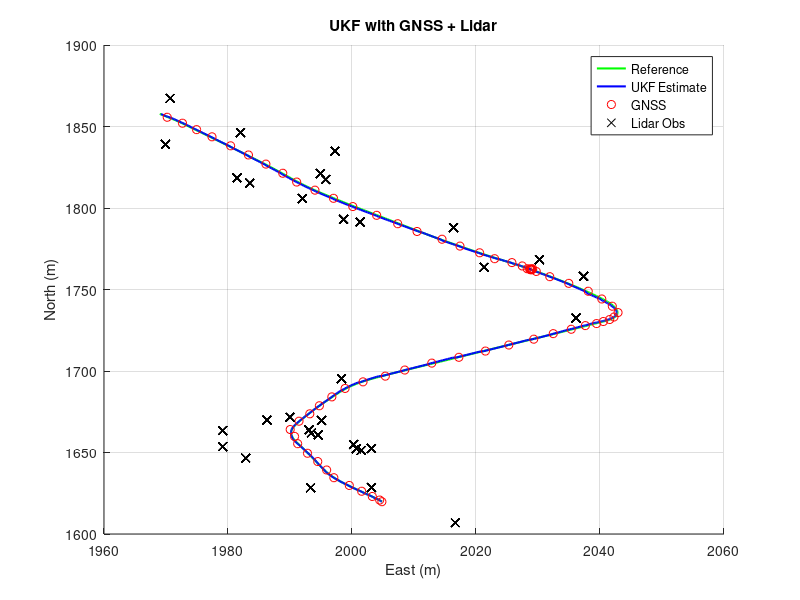

Recreate this plot in MATLAB.


function ukf3()
% ukf3 - UKF with GNSS and Lidar, fully in one function file.
%
% Usage:
 
 
    clc; close all;
    
    pkg load statistics;
    %----------------------------------------------------------------------
    %
    %----------------------------------------------------------------------
    load('data.mat');
    
    %----------------------------------------------------------------------
    % State: x = [px, py, heading, v, omega]
    x = [gnss(1).x; ...
         gnss(1).y; ...
         gnss(1).heading; ...
         v(1); ...
         omega(1)];
 
    % Initial covariance
    P = diag([0.5, 0.5, 0.1, 0.1, 0.1]);
    n = length(x);  % dimension
 
    % Noise
    Q       = diag([0.01, 0.01, 0.001, 0.01, 0.001]);  % Process noise
    R_gnss  = diag([0.2, 0.2, 0.01]);                 % GNSS [x, y, heading]
    R_lidar = diag([0.2, 0.2]);                       % Lidar [range, bearing]
 
    dt = mean(diff(t)); % time step
 
    % Unscented parameters
    alpha  = 1e-3;
    beta   = 2;
    kappa  = 0;
    lambda = alpha^2*(n + kappa) - n;
    w0     = lambda/(n + lambda);  % center weight
 
    % Arrays for storing results
    ukf_estimates = zeros(length(t), n);
    ukf_estimates(1,:) = x';
 
   
    lidar_observations = [];
 
    %----------------------------------------------------------------------
    
    %----------------------------------------------------------------------
    for k_idx = 2:length(t)
        %------------------------------------------------------
        % 3.1 PREDICTION
        %------------------------------------------------------
        P = fixCovariance(P);  % ensure positivity
 
        % Generate sigma points
        [sigma_points, wPts, nPts] = SigmaPoints_cholesky(x, P, w0);
 
        % Propagate each sigma point
        x_i_pred = zeros(size(sigma_points));
        for i = 1:nPts
            Xi = sigma_points(:, i);
 
            px_next      = Xi(1) + Xi(4)*dt*cos(Xi(3));
            py_next      = Xi(2) + Xi(4)*dt*sin(Xi(3));
            heading_next = Xi(3) + Xi(5)*dt;
            v_next       = v(k_idx);      % overwrite with measurement
            omega_next   = omega(k_idx);  % overwrite
 
            x_i_pred(:, i) = [px_next; py_next; heading_next; v_next; omega_next];
        end
 
        % Predicted mean
        x_pred = zeros(n,1);
        for i = 1:nPts
            x_pred = x_pred + wPts(i)*x_i_pred(:, i);
        end
 
        % Predicted covariance
        P_pred = Q;
        for i = 1:nPts
            diff_i = x_i_pred(:, i) - x_pred;
            P_pred = P_pred + wPts(i)*(diff_i*diff_i');
        end
 
        P_pred = fixCovariance(P_pred);
 
        % Update state/cov for next steps
        x = x_pred;
        P = P_pred;
 
        %------------------------------------------------------
        % 3.2 GNSS UPDATE
        %------------------------------------------------------
        if ~isnan(gnss(k_idx).x)
            % z_gnss = [x; y; heading]
            z_gnss = [gnss(k_idx).x; gnss(k_idx).y; gnss(k_idx).heading];
 
            % Sigma points in measurement space
            z_sigma_gnss = x_i_pred(1:3, :);
 
            % Predicted measurement mean
            z_pred_gnss = zeros(3,1);
            for i = 1:nPts
                z_pred_gnss = z_pred_gnss + wPts(i)*z_sigma_gnss(:, i);
            end
 
            % Covariance + cross-cov
            S_gnss = R_gnss;
            T_gnss = zeros(n,3);
 
            for i = 1:nPts
                z_diff = z_sigma_gnss(:, i) - z_pred_gnss;
                x_diff = x_i_pred(:, i)      - x_pred;
                S_gnss = S_gnss + wPts(i)*(z_diff*z_diff');
                T_gnss = T_gnss + wPts(i)*(x_diff*z_diff');
            end
 
            % Kalman gain
            K_gnss = T_gnss / S_gnss;
 
            % Update
            x_pred = x_pred + K_gnss*(z_gnss - z_pred_gnss);
            P_pred = P_pred - K_gnss*S_gnss*K_gnss';
 
            P_pred = fixCovariance(P_pred);
 
            % Overwrite
            x = x_pred;
            P = P_pred;
        end
 
        %------------------------------------------------------
        % 3.3 Lidar UPDATE
        %------------------------------------------------------
        if ~isempty(obs(k_idx).x_map)
            n_landmarks = length(obs(k_idx).x_map);
            dim_z = 2*n_landmarks;
 
            % Build measurement sigma points
            z_sigma_lidar = zeros(dim_z, nPts);
            for i_sp = 1:nPts
                Xi = x_i_pred(:, i_sp);
                z_loc = zeros(dim_z,1);
 
                for L = 1:n_landmarks
                    dx = obs(k_idx).x_map(L) - Xi(1);
                    dy = obs(k_idx).y_map(L) - Xi(2);
                    r       = sqrt(dx^2 + dy^2);
                    bearing = atan2(dy, dx) - Xi(3);
 
                    row = 2*(L-1)+1;
                    z_loc(row)   = r;
                    z_loc(row+1) = bearing;
                end
                z_sigma_lidar(:, i_sp) = z_loc;
            end
 
            % Predicted measurement mean
            z_pred_lidar = zeros(dim_z,1);
            for i_sp = 1:nPts
                z_pred_lidar = z_pred_lidar + wPts(i_sp)*z_sigma_lidar(:, i_sp);
            end
 
            % Actual Lidar measurement from x_pred
            z_lidar = zeros(dim_z,1);
            for L = 1:n_landmarks
                dx = obs(k_idx).x_map(L) - x_pred(1);
                dy = obs(k_idx).y_map(L) - x_pred(2);
                r_meas = sqrt(dx^2 + dy^2);
                bearing_meas = atan2(dy, dx) - x_pred(3);
 
                row = 2*(L-1)+1;
                z_lidar(row)   = r_meas;
                z_lidar(row+1) = bearing_meas;
            end
 
            % Covariance + cross-cov
            R_lidar_full = kron(eye(n_landmarks), R_lidar);
            S_lidar = R_lidar_full;
            T_lidar = zeros(n, dim_z);
 
            for i_sp = 1:nPts
                z_diff = z_sigma_lidar(:, i_sp) - z_pred_lidar;
                x_diff = x_i_pred(:, i_sp) - x_pred;
                S_lidar = S_lidar + wPts(i_sp)*(z_diff*z_diff');
                T_lidar = T_lidar + wPts(i_sp)*(x_diff*z_diff');
            end
 
            % Gain
            K_lidar = T_lidar / S_lidar;
 
            % Update
            x_pred = x_pred + K_lidar*(z_lidar - z_pred_lidar);
            P_pred = P_pred - K_lidar*S_lidar*K_lidar';
 
            P_pred = fixCovariance(P_pred);
 
            x = x_pred;
            P = P_pred;
 
            %  store Lidar points for plotting
            for L = 1:n_landmarks
                row = 2*(L-1)+1;
                rr = z_lidar(row);
                br = z_lidar(row+1);
 
                obs_x = x_pred(1) + rr*cos(x_pred(3) + br);
                obs_y = x_pred(2) + rr*sin(x_pred(3) + br);
                lidar_observations = [lidar_observations; obs_x, obs_y];
            end
        end
 
        %------------------------------------------------------
        % 3.4 Store current estimate
        %------------------------------------------------------
        ukf_estimates(k_idx,:) = x';
    end
 
   %--------------------------------------------------
    figure; hold on; grid on;
 
    h = plot([ref.x],[ref.y], 'g-', 'LineWidth',1.5, 'DisplayName','Reference');
    plot(ukf_estimates(:,1), ukf_estimates(:,2), 'b-', 'LineWidth',1.5, ...
         'DisplayName','UKF Estimate');
    plot([gnss.x],[gnss.y], 'ro', 'DisplayName','GNSS');
 
    if ~isempty(lidar_observations)
        plot(lidar_observations(:,1), lidar_observations(:,2), 'kx', ...
             'DisplayName','Lidar Obs');
    end
 
    legend('Location','best');
    xlabel('East (m)');
    ylabel('North (m)');
    title('UKF with GNSS + Lidar');
    waitfor(h)

    %--------------------------------------------------


    Px1 = P(1,1);
    Px2 = P(2,2);
    Px3 = P(3,3);

    %Metrics
    ex=ukf_estimates(:, 1)'-[ref.x];
    ex = ex';
    ex_m=mean(ex);
    ex_abs_max=max(abs(ex));
    ex_MSE=mean((ex-ex_m).^2);
    %Find the percentile for the chi-square distribution for any DoF
    DoF=1; %degree of freedom 
    Pr=0.99; %Chosen percentile
    Th=chi2inv(Pr,DoF); %Threshold
    Consistency_x=mean(ex./Px1'.*ex< Th);
    disp(['Mean Error in x= ', num2str(ex_m)]);
    disp(['Max Error in x= ', num2str(ex_abs_max)]);
    disp(['Mean Square Error in x= ', num2str(mean(ex_MSE))]);
    disp(['Consistency in x= ', num2str(Consistency_x)]);
    disp('');

    ex=ukf_estimates(:, 2)'-[ref.y];
    ex = ex';
    ex_m=mean(ex);
    ex_abs_max=max(abs(ex));
    ex_MSE=mean((ex-ex_m).^2);
    %Find the percentile for the chi-square distribution for any DoF
    DoF=1; %degree of freedom 
    Pr=0.99; %Chosen percentile
    Th=chi2inv(Pr,DoF); %Threshold
    Consistency_y=mean((ex./Px2'.*ex)< Th);
    disp(['Mean Error in y= ', num2str(ex_m)]);
    disp(['Max Error in y= ', num2str(ex_abs_max)]);
    disp(['Mean Square Error in y= ', num2str(mean(ex_MSE))]);
    disp(['Consistency in y= ', num2str(Consistency_y)]);
    disp('');

    ex=ukf_estimates(:, 3)'-[ref.heading];
    ex = ex';
    ex_m=mean(ex);
    ex_abs_max=max(abs(ex));
    ex_MSE=mean((ex-ex_m).^2);
    %Find the percentile for the chi-square distribution for any DoF
    DoF=1; %degree of freedom 
    Pr=0.99; %Chosen percentile
    Th=chi2inv(Pr,DoF); %Threshold
    Consistency_h=mean((ex./Px3'.*ex)< Th);
    disp(['Mean Error in h= ', num2str(ex_m)]);
    disp(['Max Error in h= ', num2str(ex_abs_max)]);
    disp(['Mean Square Error in h= ', num2str(mean(ex_MSE))]);
    disp(['Consistency in h= ', num2str(Consistency_h)]);
    disp('');
    
end
 
%%%%%%%%%%%%%%%%%%%%%%%%%%%%%%%%%%%%%%%%%%%%%%%%%%%%%%%%%%%%%%%%%%%%%%%%%%%
%           SUB-FUNCTION: fixCovariance
%%%%%%%%%%%%%%%%%%%%%%%%%%%%%%%%%%%%%%%%%%%%%%%%%%%%%%%%%%%%%%%%%%%%%%%%%%%
function P = fixCovariance(P)
    % Force symmetry
    P = 0.5*(P + P');
    % Eigen check
    [V, D] = eig(P);
    d = diag(D);
    min_eig = min(d);
    if min_eig < 0
        P = P + eye(size(P))*1.1*abs(min_eig);
    end
    % Small regularization
    eps_reg = 1e-12;
    P = P + eps_reg*eye(size(P));
    % Re-symmetrize
    P = 0.5*(P + P');
end
 
%%%%%%%%%%%%%%%%%%%%%%%%%%%%%%%%%%%%%%%%%%%%%%%%%%%%%%%%%%%%%%%%%%%%%%%%%%%
%           SUB-FUNCTION: SigmaPoints_cholesky
%%%%%%%%%%%%%%%%%%%%%%%%%%%%%%%%%%%%%%%%%%%%%%%%%%%%%%%%%%%%%%%%%%%%%%%%%%%
function [xPts, wPts, nPts] = SigmaPoints_cholesky(x, P, w0)
    % Sigma point generation with Cholesky
    P = fixCovariance(P);  % again just to be safe
 
    n = length(x);
    nPts = 2*n + 1;
    xPts = zeros(n, nPts);
 
    M = chol(P, 'lower');
    scale = sqrt(n/(1 - w0));
 
    for i = 1:n
        xPts(:, i)   = x + scale*M(:,i);
        xPts(:, i+n) = x - scale*M(:,i);
    end
    xPts(:, nPts) = x;
 
    wPts = ones(1, nPts)*(1 - w0)/(2*n);
    wPts(nPts) = w0;
end